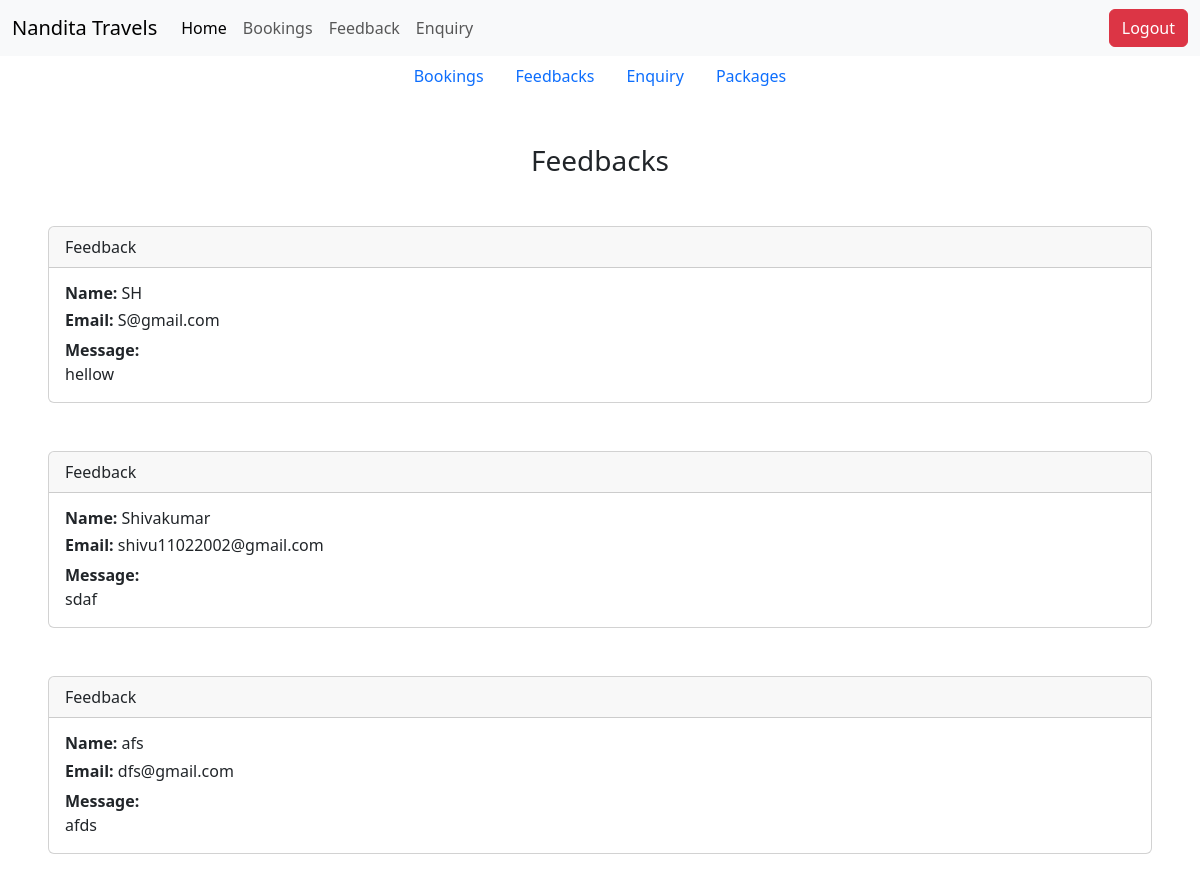
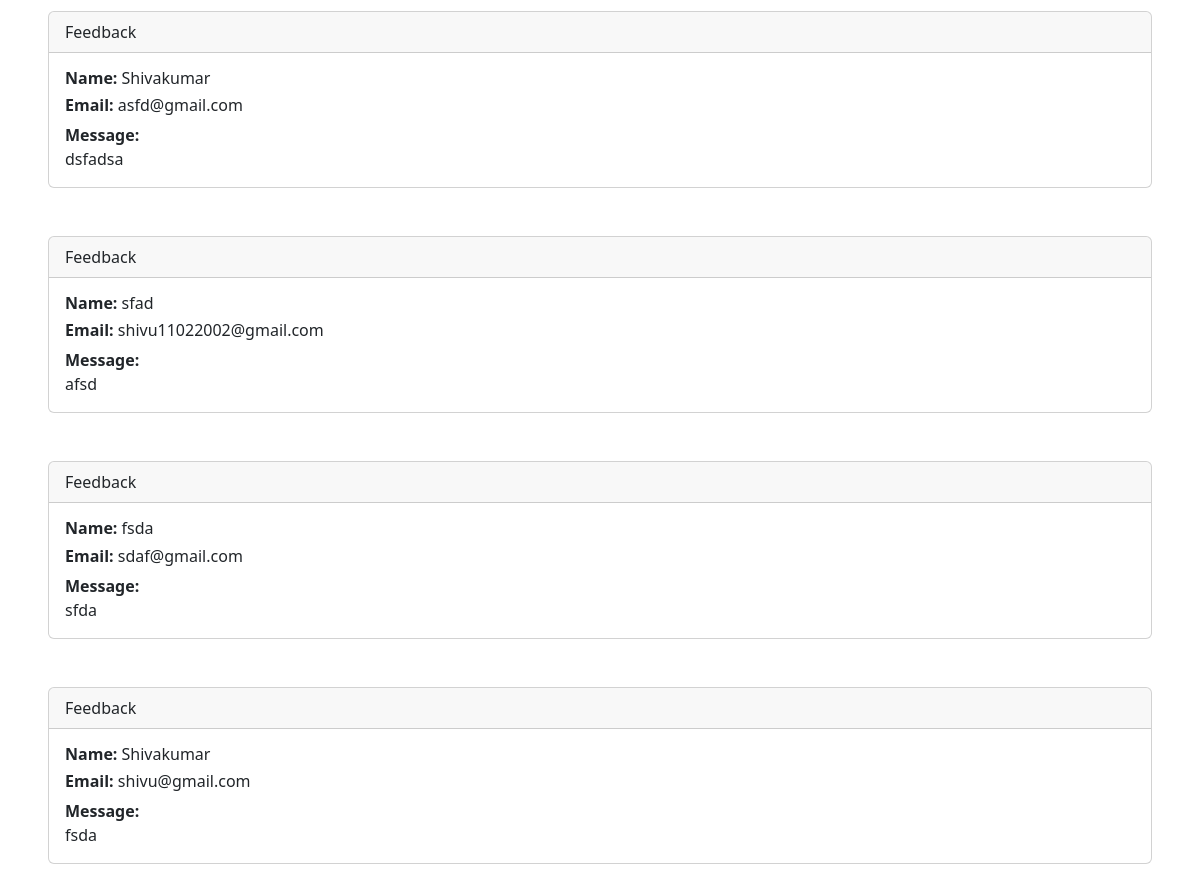
/dashfeedback/ (signed in), run on the app's committed database (2 pictures, top to bottom).
### home/models.py (models this page shows, shortened)
class Feedback(models.Model):
    name = models.CharField(max_length=100, blank=False)
    email = models.EmailField(blank=False)
    message = models.TextField(blank = False)

### home/views.py (the view)
# urls.py: path('dashfeedback/', views.Dashfeedback, name='dashfeedback'),
def Dashfeedback(request):
    feeds = Feedback.objects.all()
    return render(request, 'dashfeed.html', {'feeds':feeds})

### template/dashfeed.html
{% extends 'dash.html' %}
{%  block dash %}
<div class="h3 my-5 text-center">Feedbacks</div>
{% for i in feeds %}
<div class="card m-5">
    <div class="card-header">
      Feedback
    </div>
    <div class="card-body">
      <h6 class="card-title"><b>Name: </b> {{i.name}}</h6>
      <h6 class="card-title"><b>Email: </b> {{i.email}}</h6>
      <p class="card-text"><b>Message: <br></b>{{i.message}}</p>
    </div>
  </div>
  {% endfor %}
{% endblock %}

### data on the page
Feedback: name "SH", email "S@gmail.com", message "hellow"
Feedback: name "Shivakumar", email "shivu11022002@gmail.com", message "sdaf"
Feedback: name "afs", email "dfs@gmail.com", message "afds"
Feedback: name "Shivakumar", email "asfd@gmail.com", message "dsfadsa"
Feedback: name "sfad", email "shivu11022002@gmail.com", message "afsd"
Feedback: name "fsda", email "sdaf@gmail.com", message "sfda"
Feedback: name "Shivakumar", email "shivu@gmail.com", message "fsda"
